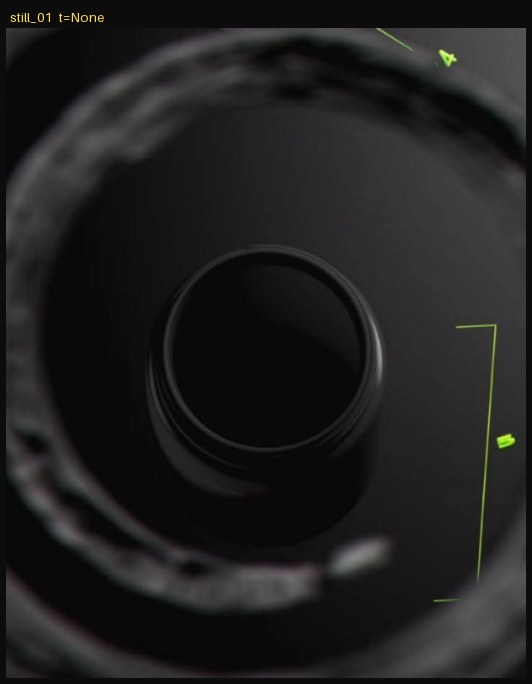
#> input picture library/refs/motion-86b3c2eb/design/stills_sheet.jpg, 532 x 684 px
$ python -i extract_design.py   (imports and definitions only)
#> lines starting #> are read from the running program, lines starting #| are printed output that depends on the picture; after the words box and inside, x2 and y2 are one past the last pixel; in counts of white or black regions, pixels touching at a corner belong together
### skills/flowlyssxz/scripts/analyze_video.py
#!/usr/bin/env python3
"""
analyze_video.py — transforma um vídeo de referência de motion design em material
que um agente de IA consegue "enxergar": folhas de contato com timestamp, keyframes,
curva de movimento, mapa de calor, cortes de cena, eventos de movimento com
estimativa de easing/duração e indícios de parallax/pin/zoom.

O agente NÃO assiste vídeo. Ele lê imagens + números. Este script é a ponte.

Uso:
  python3 analyze_video.py VIDEO --out PASTA_SAIDA
  python3 analyze_video.py VIDEO --out PASTA --start 2.0 --end 4.5 --fps 30   # análise fina de um trecho

Saídas (em --out):
  analysis.json      dados completos (metadados, cenas, eventos, paleta, séries por frame)
  summary.md         resumo legível com pistas de interpretação
  sheet_01.jpg ...   folhas de contato (frames numerados com tempo e evento)
  timeline.png       gráfico: atividade, velocidade x/y, zoom, cortes e eventos
  heatmap.png        onde o movimento acontece na tela (acumulado)
  keyframes/*.jpg    frames em resolução cheia: início / pico / fim de cada evento

Dependências: ffmpeg/ffprobe no PATH, numpy, opencv-python(-headless), pillow.
"""
from __future__ import annotations

import argparse
import json
import math
import subprocess
import sys
from pathlib import Path

import numpy as np

try:
    import cv2
except ImportError:  # pragma: no cover
    sys.exit("Falta OpenCV: pip install opencv-python-headless")
from PIL import Image, ImageDraw, ImageFont

ANALYSIS_WIDTH = 240          # largura usada para optical flow (rápido e suficiente)
GRID = 3                      # grade 3x3 para detectar camadas (parallax/pin)
MOVE_PX = 0.35                # px/frame (na escala de análise) para considerar um vetor "em movimento"


# ----------------------------------------------------------------------------- util

# [5 lines left out: function font, not called in this run]


def even(n: float) -> int:
    n = int(round(n))
    return n if n % 2 == 0 else n + 1


# [60 lines left out: functions probe, ffmpeg_frames, grab_frame, not called in this run]


# ----------------------------------------------------------------------------- easing

def _out(f):
    return lambda t: 1 - f(1 - t)


def _inout(f):
    return lambda t: np.where(t < 0.5, f(2 * t) / 2, 1 - f(2 * (1 - t)) / 2)


def _pw(p):
    return lambda t: np.power(t, p)


def _expo_in(t):
    return np.where(t <= 0, 0, np.power(2, 10 * t - 10))


def _back_out(t, s=1.70158):
    t = t - 1
    return t * t * ((s + 1) * t + s) + 1


EASINGS = {
    "linear / none": lambda t: t,
    "sine.inOut": lambda t: -(np.cos(np.pi * t) - 1) / 2,
    "power1.out (ease-out leve)": _out(_pw(2)),
    "power2.out": _out(_pw(3)),
    "power3.out": _out(_pw(4)),
    "power4.out": _out(_pw(5)),
    "expo.out (lerp/inércia)": _out(_expo_in),
    "power1.in": _pw(2),
    "power2.in": _pw(3),
    "power3.in": _pw(4),
    "power1.inOut": _inout(_pw(2)),
    "power2.inOut": _inout(_pw(3)),
    "power3.inOut": _inout(_pw(4)),
    "power4.inOut": _inout(_pw(5)),
    "expo.inOut": _inout(_expo_in),
    "back.out (overshoot)": _back_out,
}

CSS_EQUIV = {
    "power1.out (ease-out leve)": "cubic-bezier(0.5, 1, 0.89, 1)",
    "power2.out": "cubic-bezier(0.33, 1, 0.68, 1)",
    "power3.out": "cubic-bezier(0.25, 1, 0.5, 1)",
    "power4.out": "cubic-bezier(0.22, 1, 0.36, 1)",
    "expo.out (lerp/inércia)": "cubic-bezier(0.16, 1, 0.3, 1)",
    "sine.inOut": "cubic-bezier(0.37, 0, 0.63, 1)",
    "power1.inOut": "cubic-bezier(0.45, 0, 0.55, 1)",
    "power2.inOut": "cubic-bezier(0.65, 0, 0.35, 1)",
    "power3.inOut": "cubic-bezier(0.76, 0, 0.24, 1)",
    "power4.inOut": "cubic-bezier(0.83, 0, 0.17, 1)",
    "expo.inOut": "cubic-bezier(0.87, 0, 0.13, 1)",
    "back.out (overshoot)": "cubic-bezier(0.34, 1.56, 0.64, 1)",
    "power1.in": "cubic-bezier(0.11, 0, 0.5, 0)",
    "power2.in": "cubic-bezier(0.32, 0, 0.67, 0)",
    "power3.in": "cubic-bezier(0.5, 0, 0.75, 0)",
    "linear / none": "linear",
}


# [522 lines left out: functions fit_easing, flow_stats, segment_events, describe_event, hints_for, draw_timeline and 6 more, not called in this run]


# [2 lines that do not run on import are left out]

### skills/flowlyssxz/scripts/extract_design.py
#!/usr/bin/env python3
"""
extract_design.py — mede a SUPERFÍCIE de uma referência (vídeo ou imagem) para o agente
montar um design system: telas paradas, cores por papel, tamanhos de texto, alinhamentos
e um resumo de motion.

Uso:
  python3 extract_design.py VIDEO_OU_IMAGEM --out PASTA [--analysis analysis.json] [--viewport 1440] [--max-stills 8]

Na biblioteca (padrão): library/refs/<id>/source.mp4 → saída em library/refs/<id>/design/

Saídas:
  design-raw.json     medições (cores, papéis, contraste, linhas de texto, escala, guias, motion)
  stills/*.png        telas paradas em resolução cheia (já recortadas na ROI)
  stills_sheet.jpg    todas as telas com as linhas de texto detectadas e o tamanho estimado
  palette.png         amostras de cor com papel sugerido e contraste

Tudo aqui é MEDIÇÃO APROXIMADA de um vídeo comprimido. Nome de fonte não é detectável;
tamanhos têm erro de ±15%; cores de foto se misturam com cores de interface. O agente
confere nas imagens antes de transformar em tokens (ver references/design-system.md).

OCR é opcional: com `tesseract` + `pytesseract` instalados, as linhas de texto vêm com o
conteúdo lido; sem eles, o script usa só detecção por morfologia.
"""
from __future__ import annotations

import argparse
import json
import math
import subprocess
import sys
from pathlib import Path

import cv2
import numpy as np
from PIL import Image, ImageDraw

sys.path.insert(0, str(Path(__file__).resolve().parent))
from analyze_video import detect_roi, even, ffmpeg_frames, font, probe  # noqa: E402

IMG_EXT = {".png", ".jpg", ".jpeg", ".webp", ".avif"}

# [6 lines not run here, left out]


# ----------------------------------------------------------------------------- cor

def to_lab(rgb_u8: np.ndarray) -> np.ndarray:
    return cv2.cvtColor((rgb_u8.astype(np.float32) / 255.0).reshape(-1, 1, 3), cv2.COLOR_RGB2Lab).reshape(-1, 3)


# [10 lines left out: functions lab_to_hex, rel_lum, not called in this run]


def contrast(a: str, b: str) -> float:
    la, lb = sorted([rel_lum(a), rel_lum(b)], reverse=True)
    return round((la + 0.05) / (lb + 0.05), 2)


# [29 lines left out: functions still_clusters, merge_clusters, not called in this run]


def nearest(colors, lab):
    d = [np.linalg.norm(np.array(c["lab"]) - lab) for c in colors]
    return int(np.argmin(d))


# ----------------------------------------------------------------------------- telas paradas

# [87 lines left out: functions pick_stills, grab_rgb, est_font_px, lines_ocr, not called in this run]


def lines_morph(rgb: np.ndarray):
    g = cv2.cvtColor(rgb, cv2.COLOR_RGB2GRAY)
    H, W = g.shape
#> H = 684; W = 532
    grad = cv2.morphologyEx(g, cv2.MORPH_GRADIENT, np.ones((3, 3), np.uint8))
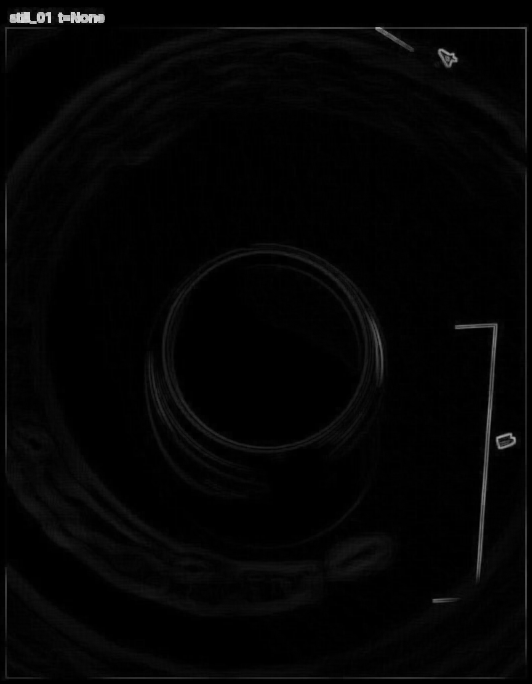
#> grad: shape (684, 532); min 0, max 220, mean 4.3
    _, bw = cv2.threshold(grad, 0, 255, cv2.THRESH_BINARY + cv2.THRESH_OTSU)
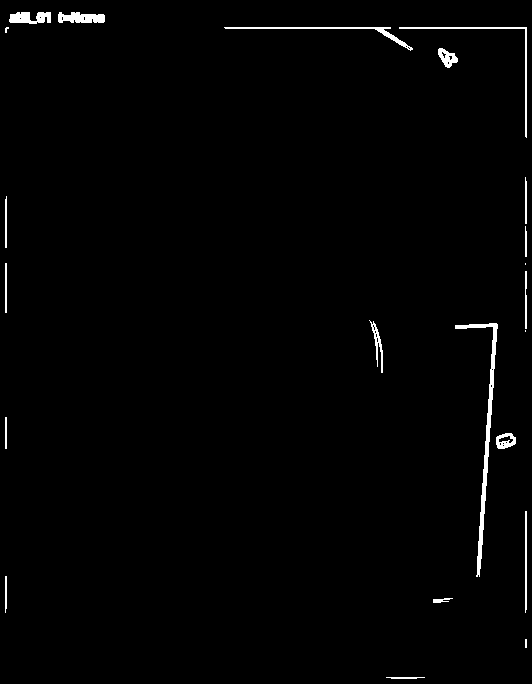
#> bw: shape (684, 532); 1.2% white; 22 white regions (4 under 20 px), largest, box (x1, y1, x2, y2) and area: (455, 323, 498, 577) 1199, (224, 27, 413, 51) 500, (399, 27, 527, 138) 473
    bw = cv2.morphologyEx(bw, cv2.MORPH_CLOSE, np.ones((1, max(3, W // 60)), np.uint8))
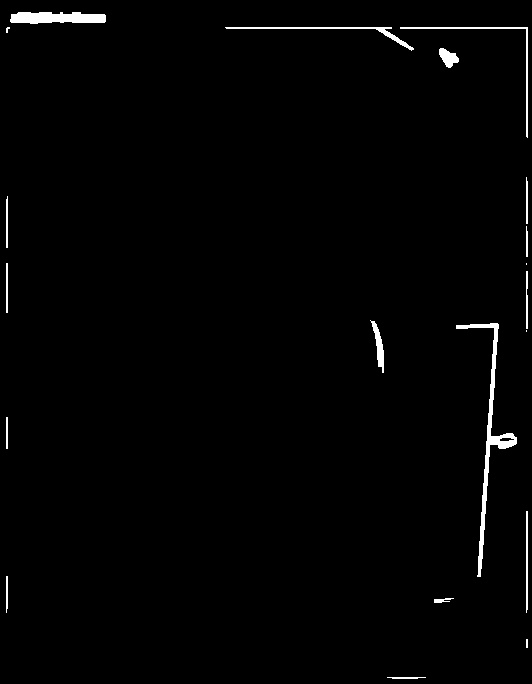
#> bw: shape (684, 532); 1.3% white; 20 white regions (4 under 20 px), largest, box (x1, y1, x2, y2) and area: (456, 323, 517, 577) 1493, (10, 12, 106, 24) 933, (225, 27, 414, 51) 503
    n, _, stats, _ = cv2.connectedComponentsWithStats(bw, 8)
#> n = 21; stats = 21 rows, first 6: [0, 0, 532, 684, 359009], [10, 12, 96, 12, 933], [6, 27, 4, 6, 15], [225, 27, 189, 24, 503], [400, 27, 128, 111, 473], [439, 48, 20, 20, 236]
    out = []
    for x, y, w, h, area in stats[1:]:
        if h < max(5, H * 0.012) or h > H * 0.3 or w < h * 2.2 or area / (w * h) < 0.35:
            continue
        out.append({"x": float(x), "y": float(y), "w": float(w), "h": float(h), "text": None, "via": "morfologia"})
#> this loop made 20 passes
#> (x, y, w, h, area) on passes 1, 3, 4, 5, 6, 7, 8, 9, 11, 12, 13, 15: (10, 12, 96, 12, 933), (225, 27, 189, 24, 503), (400, 27, 128, 111, 473), (439, 48, 20, 20, 236), (526, 177, 2, 47, 90), (6, 196, 2, 52, 101), (526, 226, 2, 31, 57), (6, 263, 2, 50, 100), (526, 271, 2, 58, 110), (370, 320, 14, 53, 286), (456, 323, 61, 254, 1493), (6, 417, 2, 32, 64)
#> after the loop, out = 1 item
    return out


# [289 lines left out: functions text_color, cluster_sizes, paragraphs, lines_morph_small, motion_summary, draw_sheet and 3 more, not called in this run]


# [2 lines not run here, left out]

>>> import cv2
>>> picture = cv2.cvtColor(cv2.imread('../../../library/refs/motion-86b3c2eb/design/stills_sheet.jpg'), cv2.COLOR_BGR2RGB)
>>> result = lines_morph(picture)
#> result = 1 item

$ run again, on design-systems/glass-green-effect-design-system/assets/overview/assets/photo-1644329770639-1a20809b82_d528bf5936f1.jpg
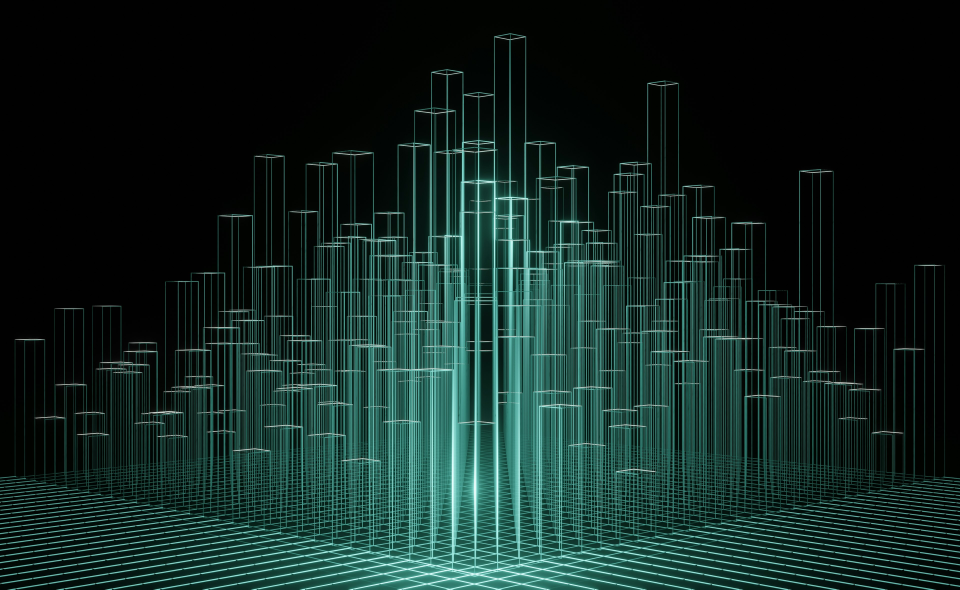
#> input picture design-systems/glass-green-effect-design-system/assets/overview/assets/photo-1644329770639-1a20809b82_d528bf5936f1.jpg, 3840 x 2359 px (shown at 1/4 size)
#> in lines_morph, `_, bw = cv2.threshold(grad, 0, 255, cv2.THRESH_BINARY + cv2.THRESH_OTSU)`:
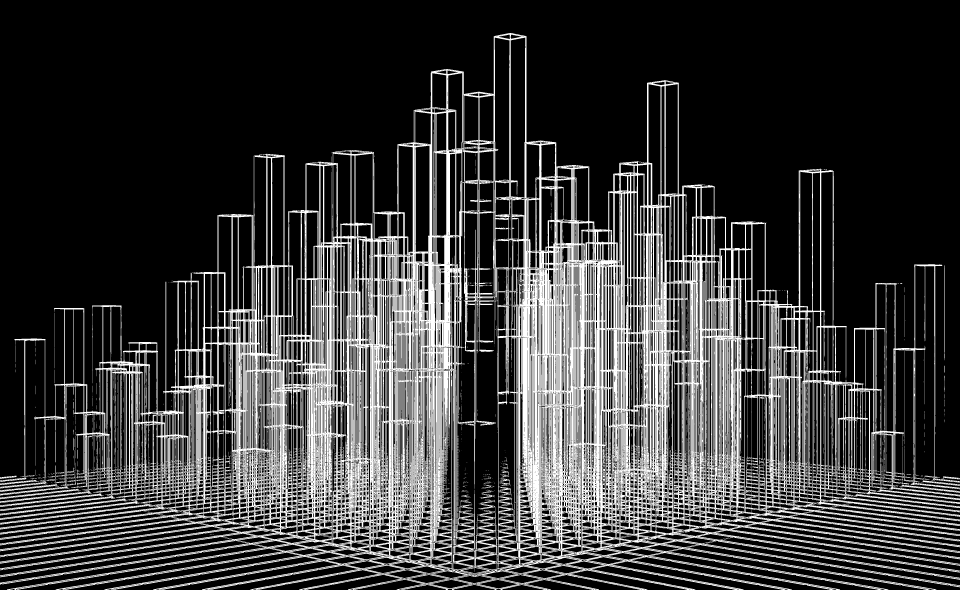
#> bw: shape (2359, 3840) (shown at 1/4 size); 22.5% white; 1746 white regions (1432 under 20 px), largest, box (x1, y1, x2, y2) and area: (0, 132, 3840, 2359) 1986830, (0, 1902, 307, 1982) 1951, (1731, 2169, 1809, 2247) 1942
#> in lines_morph, `bw = cv2.morphologyEx(bw, cv2.MORPH_CLOSE, np.ones((1, max(3, W // 60)..`:
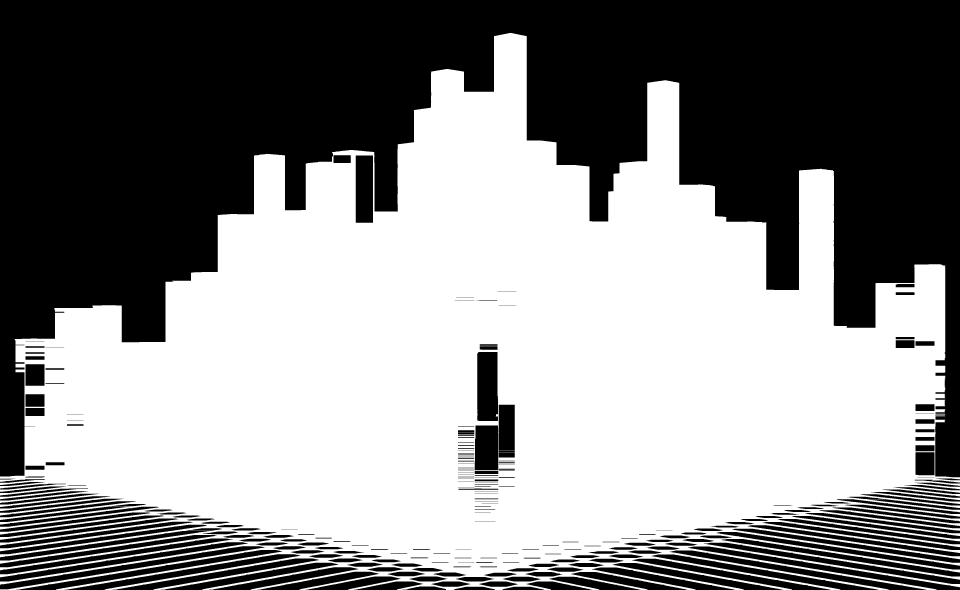
#> bw: shape (2359, 3840) (shown at 1/4 size); 54.1% white; 262 black regions, largest, box (x1, y1, x2, y2) and area: (0, 0, 3840, 1909) 3382225, (1909, 1408, 1993, 1684) 22431, (2751, 2186, 3840, 2359) 22211
#> n = 2; stats = [[0, 0, 3840, 2359, 4159015], [0, 132, 3840, 2227, 4899545]]
#> the loop in lines_morph, `for x, y, w, h, area in stats[1:]:` made 1 pass
#> after the loop in lines_morph, `for x, y, w, h, area in stats[1:]:`: out = []
